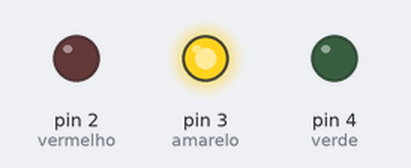
Bench run of a sketch on a simulated Arduino Uno, built with avr-gcc and run on an emulated ATmega328P. Parts: output pins drawn as LEDs (lit = HIGH).

Above: at 7.0 s.
At 14.5 s:
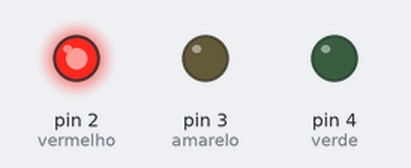
At 24.5 s:
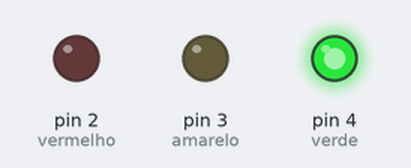
Timing chart, 0 to 37.0 s (numbered marks = the images above):
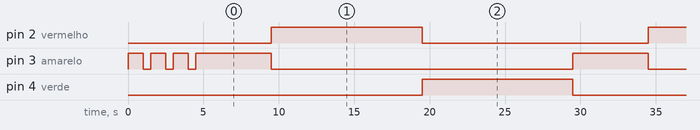

The sketch:

semaforo_com_arduino.ino
```cpp
//--- SEMAFORO ARDUINO ---//
// feito por: samuel a (@Saelblck)

//--- mapeamento de hardware ---//
#define verde 4
#define amarelo 3
#define vermelho 2

//--- variaveis globais ---//
int seg = 1000;
void setup() {
  	//define os pinos dos LEDs como saida
	pinMode(verde, OUTPUT);
  	pinMode(amarelo, OUTPUT);
  	pinMode(vermelho, OUTPUT);

  	//inicia o sinal
  	digitalWrite(amarelo, HIGH);
  	delay(seg);
  	digitalWrite(amarelo, LOW);
  	delay(seg/2);
  	digitalWrite(amarelo, HIGH);
  	delay(seg);
  	digitalWrite(amarelo, LOW);
  	delay(seg/2);
  	digitalWrite(amarelo, HIGH);
  	delay(seg);
  	digitalWrite(amarelo, LOW);
  	delay(seg/2);
  	digitalWrite(amarelo, HIGH);
} //end setup
void loop() {
  if (amarelo) { //liga o amarelo por 5seg
  	delay(seg*5);
    digitalWrite(amarelo, LOW);

    digitalWrite(vermelho, HIGH);
  }
  if (vermelho) { //liga o vermelho por 10seg
  	delay(10*seg);
    digitalWrite(vermelho, LOW);

    digitalWrite(verde, HIGH);
  }
  if (verde) { //lig o verde por 10seg
  	delay(10*seg);
    digitalWrite(verde, LOW);

    digitalWrite(amarelo, HIGH);
  }
} //end loop
```

Measured:
- by itself, pin 2 (vermelho), pin 4 (verde): alternates HIGH for 10.0 s and LOW for 15.0 s
- by itself, pin 3 (amarelo): repeats every 1.5 s: HIGH 1.0 s, LOW 0.50 s
- by itself, everything shown: repeats every 25.0 s, in 3 steps
